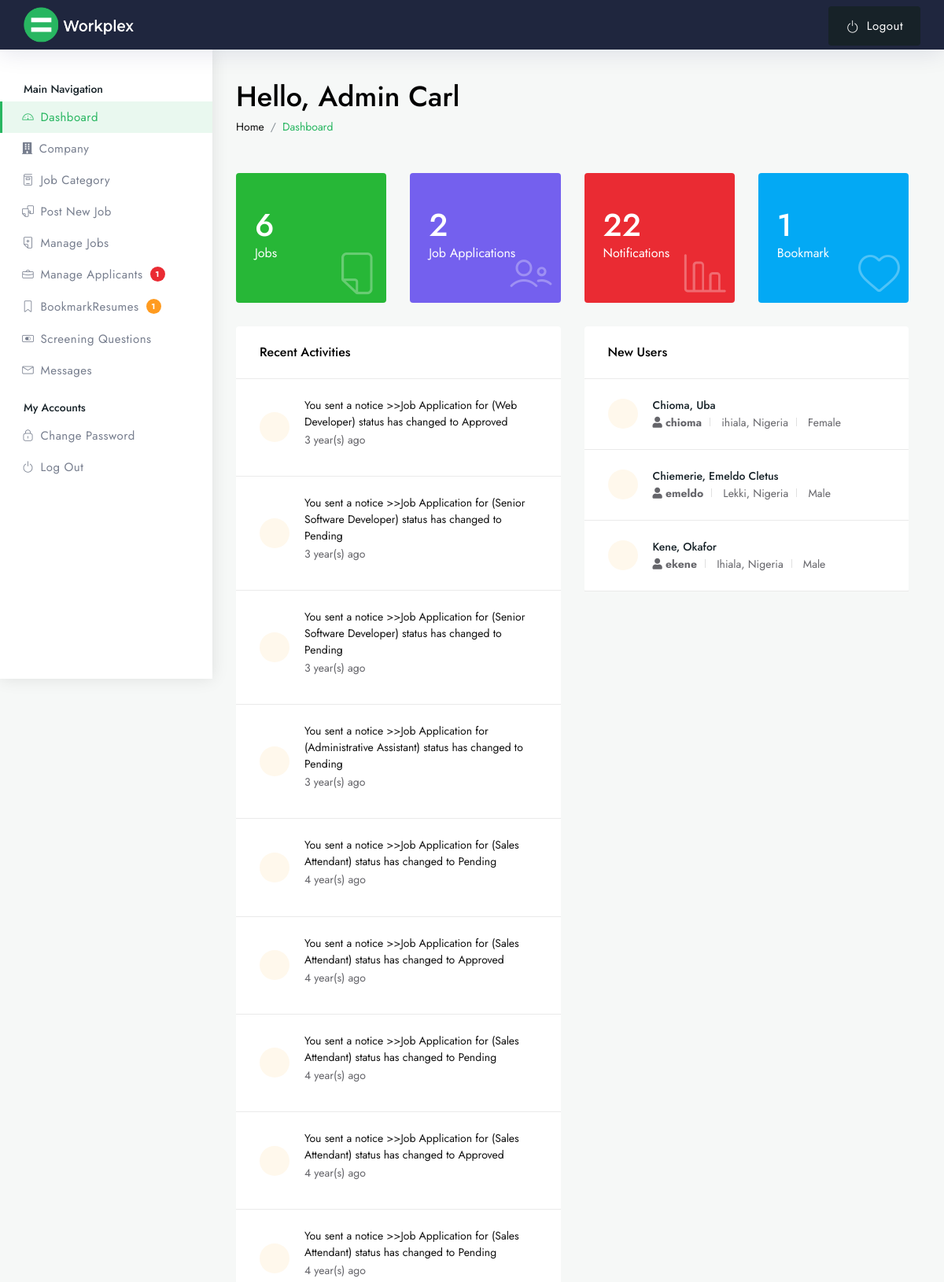
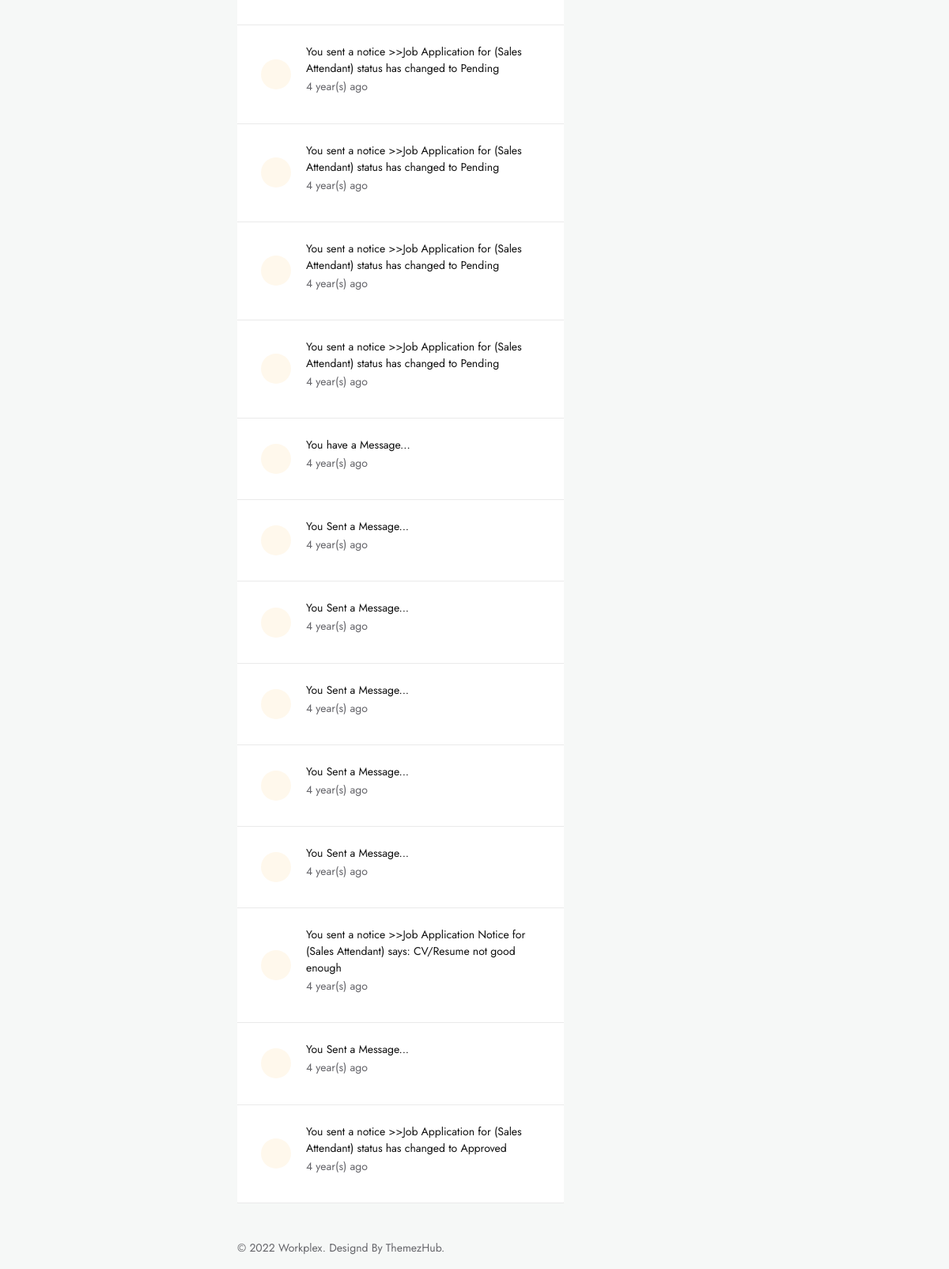
The page /admin/ (signed in) on the database its author committed (2 pictures, top to bottom).
### tables this page shows
CREATE TABLE IF NOT EXISTS `tblusers` (
  `USERID` varchar(30) NOT NULL,
  `FNAME` varchar(40) NOT NULL,
  `ONAME` varchar(200) NOT NULL,
  `EMAIL` varchar(50) NOT NULL,
  `USERNAME` varchar(90) NOT NULL,
  `PASS` varchar(90) NOT NULL,
  `ROLE` varchar(30) NOT NULL,
  PRIMARY KEY (`USERID`)
);

CREATE TABLE IF NOT EXISTS `tblnotification` (
  `ID` int(11) NOT NULL AUTO_INCREMENT,
  `USERID` int(11) NOT NULL,
  `TYPE` varchar(50) NOT NULL,
  `TYPEID` int(11) NOT NULL,
  `STATUS` varchar(50) NOT NULL,
  `DATETIME` datetime NOT NULL,
  `NOTE` varchar(100) NOT NULL,
  PRIMARY KEY (`ID`)
);

CREATE TABLE IF NOT EXISTS `tblapplicants` (
  `APPLICANTID` int(11) NOT NULL AUTO_INCREMENT,
  `JOBCATEGORYID` int(11) NOT NULL,
  `JOBTITLE` varchar(100) NOT NULL,
  `EXCOMPANYNAME` varchar(200) NOT NULL,
  `EXJOBTITLE` varchar(50) NOT NULL,
  `USERID` int(11) NOT NULL,
  `FNAME` varchar(90) NOT NULL,
  `OTHERNAMES` varchar(200) NOT NULL,
  `FULLADDRESS` varchar(255) NOT NULL,
  `CITY` varchar(100) NOT NULL,
  `COUNTRY` varchar(50) NOT NULL,
  `SEX` varchar(11) NOT NULL,
  `BIRTHDATE` date NOT NULL,
  `ABOUTME` text NOT NULL,
  `USERNAME` varchar(90) NOT NULL,
  `EMAILADDRESS` varchar(90) NOT NULL,
  `CONTACTNO` varchar(90) NOT NULL,
  `DEGREE` text NOT NULL,
  `SCHOOLNAME` varchar(100) NOT NULL,
  `SKILLS` varchar(200) NOT NULL,
  `APPLICANTPHOTO` varchar(255) NOT NULL,
  `FB_link` varchar(255) NOT NULL,
  `LinkedIn_link` varchar(255) NOT NULL,
  PRIMARY KEY (`APPLICANTID`)
);

### admin/include/session.php (called while the page is built, shortened)
<?php
	$session_id = $_SESSION["userID"];

### admin/include/phpcode.php (called while the page is built, shortened)
<?php
require 'session.php';
$query = mysqli_query($con, "SELECT * FROM tblusers WHERE USERID = '$session_id'") or die(mysqli_error($con));
$row = mysqli_fetch_array($query);
$FNAME = $row['FNAME'];
$ONAME = $row['ONAME'];
$FULLNAME = $FNAME . ' ' . $ONAME;
?>

### admin/index.php (the view, shortened to what this page needs)
<!DOCTYPE html>
<html lang="zxx">
<?php require 'include/phpcode.php';
?>
<head>
	<link href="assets/css/styles.css" rel="stylesheet">
</head>
<body>
	<div id="main-wrapper">
		<?php include 'header.php' ?>
		<div class="dashboard-wrap bg-light">
			<?php include 'sidenav.php' ?>
			<div class="dashboard-content">
				<div class="dashboard-tlbar d-block mb-5">
					<div class="row">
						<div class="colxl-12 col-lg-12 col-md-12">
							<h1 class="ft-medium">Hello, <?php echo $FULLNAME ?></h1>
							<nav aria-label="breadcrumb">
								<ol class="breadcrumb">
									<li class="breadcrumb-item text-muted"><a href="#">Home</a></li>
									<li class="breadcrumb-item"><a href="#" class="theme-cl">Dashboard</a></li>
								</ol>
							</nav>
						</div>
					</div>
				</div>
				<div class="dashboard-widg-bar d-block">
					<div class="row">
						<div class="col-xl-3 col-lg-3 col-md-6 col-sm-6">
							<div class="dash-widgets py-5 px-4 bg-success rounded">
								<?php
								$queryjobs = "SELECT * from tbljob ORDER BY JOBID DESC" or die(mysqli_error($con));
								$resultjobs = mysqli_query($con, $queryjobs);
								$jobs = mysqli_num_rows($resultjobs);
								?>
								<h2 class="ft-medium mb-1 fs-xl text-light"><?php echo $jobs ?></h2>
								<p class="p-0 m-0 text-light fs-md">Jobs</p>
								<i class="lni lni-empty-file"></i>
							</div>
						</div>
						<div class="col-xl-3 col-lg-3 col-md-6 col-sm-6">
							<div class="dash-widgets py-5 px-4 bg-purple rounded">
								<?php
								$query = "SELECT * from tbljobapplication ORDER BY ID DESC" or die(mysqli_error($con));
								$run = mysqli_query($con, $query);
								$apply = mysqli_num_rows($run);
								?>
								<h2 class="ft-medium mb-1 fs-xl text-light"><?php echo $apply ?></h2>
								<p class="p-0 m-0 text-light fs-md">Job Applications</p>
								<i class="lni lni-users"></i>
							</div>
						</div>
						<div class="col-xl-3 col-lg-3 col-md-6 col-sm-6">
							<div class="dash-widgets py-5 px-4 bg-danger rounded">
								<?php
								$querynotice = "SELECT * from tblnotification ORDER BY ID DESC" or die(mysqli_error($con));
								$resultnotice = mysqli_query($con, $querynotice);
								$notice = mysqli_num_rows($resultnotice);
								?>
								<h2 class="ft-medium mb-1 fs-xl text-light"><?php echo $notice ?></h2>
								<p class="p-0 m-0 text-light fs-md">Notifications</p>
								<i class="lni lni-bar-chart"></i>
							</div>
						</div>
						<div class="col-xl-3 col-lg-3 col-md-6 col-sm-6">
							<div class="dash-widgets py-5 px-4 bg-blue rounded">
								<?php
								$querybook = "SELECT * from tblbookmarkresume where USERID = '$session_id'ORDER BY ID DESC" or die(mysqli_error($con));
								$resultbook = mysqli_query($con, $querybook);
								$bookmark = mysqli_num_rows($resultbook);
								?>
								<h2 class="ft-medium mb-1 fs-xl text-light"><?php echo $bookmark ?></h2>
								<p class="p-0 m-0 text-light fs-md">Bookmark</p>
								<i class="lni lni-heart"></i>
							</div>
						</div>
					</div>
					<div class="row">
						<div class="col-lg-6 col-md-12">
							<div class="dashboard-gravity-list with-icons">
								<h4 class="mb-0 ft-medium">Recent Activities</h4>
								<ul>
									<?php
									$query = "SELECT * from tblnotification ORDER BY ID DESC" or die(mysqli_error($con));
									$run = mysqli_query($con, $query);
									while ($row = mysqli_fetch_array($run)) {
										$NOTE = $row['NOTE'];
										$DATETIME = $row['DATETIME'];
										$TYPE = $row['TYPE'];
										$TYPEID = $row['TYPEID'];
									?>
										<li>
											<i class="dash-icon-box ti-bell text-warning bg-light-warning"></i>
											<?php
											if ($TYPE == "Job Application") { ?>
												<a href="dashboard-manage-applications.php">You sent a notice >><?php echo $NOTE ?></a>
												<?php } else {
												$queryapp = "SELECT * from tblfeedback where FEEDBACKID = '$TYPEID'";
												$resultapp = mysqli_query($con, $queryapp);
												$rowapp = mysqli_fetch_array($resultapp);
												$SENTBY = $rowapp['SENTBY'];
												if ($SENTBY == $session_id) { ?>
													<a href="dashboard-messages.php">You Sent a <?php echo $NOTE ?>...</a>
												<?php } else { ?>
													<a href="dashboard-messages.php">You have a <?php echo $NOTE ?>...</a>
											<?php }
											} ?>
											<p class="text"><?php echo timeago($DATETIME) ?></p>
										</li>
									<?php } ?>
								</ul>
							</div>
						</div>
						<div class="col-lg-6 col-md-12">
							<div class="dashboard-gravity-list invoices with-icons">
								<h4 class="mb-0 ft-medium">New Users</h4>
								<ul>
									<?php
									function timeago($date)
									{
										$timestamp = strtotime($date);
										$strTime = array("second", "minute", "hour", "day", "month", "year");
										$length = array("60", "60", "24", "30", "12", "10");
										$currentTime = time();
										if ($currentTime >= $timestamp) {
											$diff     = time() - $timestamp;
											for ($i = 0; $diff >= $length[$i] && $i < count($length) - 1; $i++) {
												$diff = $diff / $length[$i];
											}
											$diff = round($diff);
											return $diff . " " . $strTime[$i] . "(s) ago ";
										}
									}
									?>
									<?php
									$queryuser = "SELECT * from tblusers where ROLE='User'  ORDER BY USERID DESC" or die(mysqli_error($con));
									$resultuser = mysqli_query($con, $queryuser);
									while ($rowuser = mysqli_fetch_array($resultuser)) {
										$USERID = $rowuser['USERID'];
										$USERNAME = $rowuser['USERNAME'];
										$FNAME = $rowuser['FNAME'];
										$OTHERNAMES = $rowuser['ONAME'];
										$query = "SELECT * from tblapplicants WHERE USERID = '$USERID'" or die(mysqli_error($con));
										$result = mysqli_query($con, $query);
										$row = mysqli_fetch_array($result);
										if ((!empty($row['FNAME'])) and (!empty($row['OTHERNAMES']))) {
											$FNAME = $row['FNAME'];
											$OTHERNAMES = $row['OTHERNAMES'];
										}
										$CITY = $row['CITY'];
										$COUNTRY = $row['COUNTRY'];
										$SEX = $row['SEX'];
									?>
										<li><i class="dash-icon-box ti-user text-success bg-light-warning"></i>
											<strong class="ft-medium text-dark"><?php echo $FNAME ?>, <?php echo $OTHERNAMES ?></strong>
											<ul>
												<li><i class="fas fa-user"></i> <b><?php echo ($USERNAME); ?></b></li>
												<li class="unpaid"><?php echo $CITY ?>, <?php echo $COUNTRY ?></li>
												<li><?php echo $SEX ?></li>
											</ul>
										</li>
									<?php } ?>
								</ul>
							</div>
						</div>
					</div>
				</div>
				<?php include 'footer.php' ?>
			</div>
		</div>
	</div>
</body>
</html>

### rows shown on the page
tblusers: FULLNAME "Admin Carl"
tblnotification: NOTE "Job Application for (Web Developer) status has changed to Approved", DATETIME "3 year(s) ago"
tblnotification: NOTE "Job Application for (Senior Software Developer) status has changed to Pending", DATETIME "3 year(s) ago"
tblnotification: NOTE "Job Application for (Senior Software Developer) status has changed to Pending", DATETIME "3 year(s) ago"
tblnotification: NOTE "Job Application for (Administrative Assistant) status has changed to Pending", DATETIME "3 year(s) ago"
tblnotification: NOTE "Job Application for (Sales Attendant) status has changed to Pending", DATETIME "4 year(s) ago"
tblnotification: NOTE "Job Application for (Sales Attendant) status has changed to Approved", DATETIME "4 year(s) ago"
tblnotification: NOTE "Job Application for (Sales Attendant) status has changed to Pending", DATETIME "4 year(s) ago"
tblnotification: NOTE "Job Application for (Sales Attendant) status has changed to Approved", DATETIME "4 year(s) ago"
tblnotification: NOTE "Job Application for (Sales Attendant) status has changed to Pending", DATETIME "4 year(s) ago"
tblnotification: NOTE "Job Application for (Sales Attendant) status has changed to Pending", DATETIME "4 year(s) ago"
tblnotification: NOTE "Job Application for (Sales Attendant) status has changed to Pending", DATETIME "4 year(s) ago"
tblnotification: NOTE "Job Application for (Sales Attendant) status has changed to Pending", DATETIME "4 year(s) ago"
tblnotification: NOTE "Job Application for (Sales Attendant) status has changed to Pending", DATETIME "4 year(s) ago"
tblnotification: NOTE "Message", DATETIME "4 year(s) ago"
tblnotification: NOTE "Message", DATETIME "4 year(s) ago"
tblnotification: NOTE "Message", DATETIME "4 year(s) ago"
tblnotification: NOTE "Message", DATETIME "4 year(s) ago"
tblnotification: NOTE "Message", DATETIME "4 year(s) ago"
tblnotification: NOTE "Message", DATETIME "4 year(s) ago"
tblnotification: NOTE "Job Application Notice for (Sales Attendant) says: CV/Resume not good enough", DATETIME "4 year(s) ago"
tblnotification: NOTE "Message", DATETIME "4 year(s) ago"
tblnotification: NOTE "Job Application for (Sales Attendant) status has changed to Approved", DATETIME "4 year(s) ago"
tblusers: tblapplicants.FNAME "Chioma", tblapplicants.OTHERNAMES "Uba", USERNAME "chioma", tblapplicants.CITY "ihiala", tblapplicants.COUNTRY "Nigeria", tblapplicants.SEX "Female"
tblusers: tblapplicants.FNAME "Chiemerie", tblapplicants.OTHERNAMES "Emeldo Cletus", USERNAME "emeldo", tblapplicants.CITY "Lekki", tblapplicants.COUNTRY "Nigeria", tblapplicants.SEX "Male"
tblusers: tblapplicants.FNAME "Kene", tblapplicants.OTHERNAMES "Okafor", USERNAME "ekene", tblapplicants.CITY "Ihiala", tblapplicants.COUNTRY "Nigeria", tblapplicants.SEX "Male"

### other values the page prints
$appliedjobs "1"
$bookmark "1"
$jobs "6"
$apply "2"
$notice "22"
